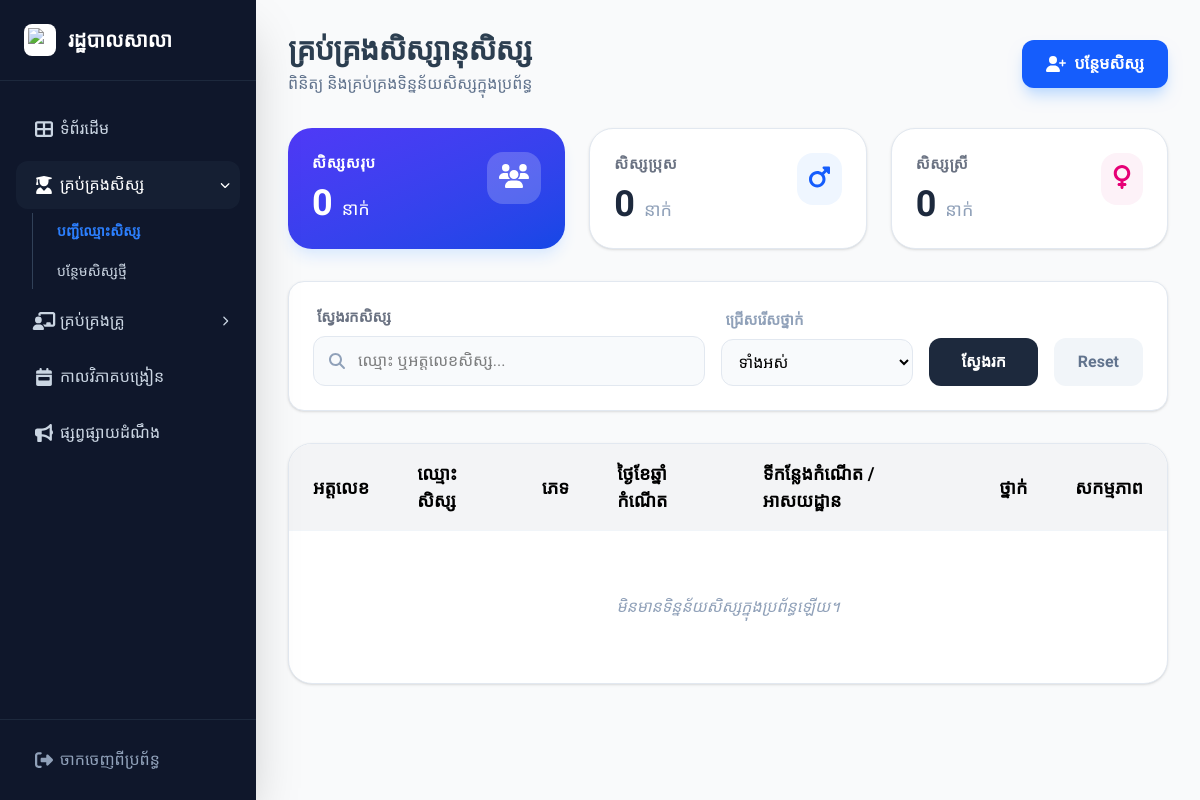
Page /views/staff/student_list.php (signed in) on the earlier database version.
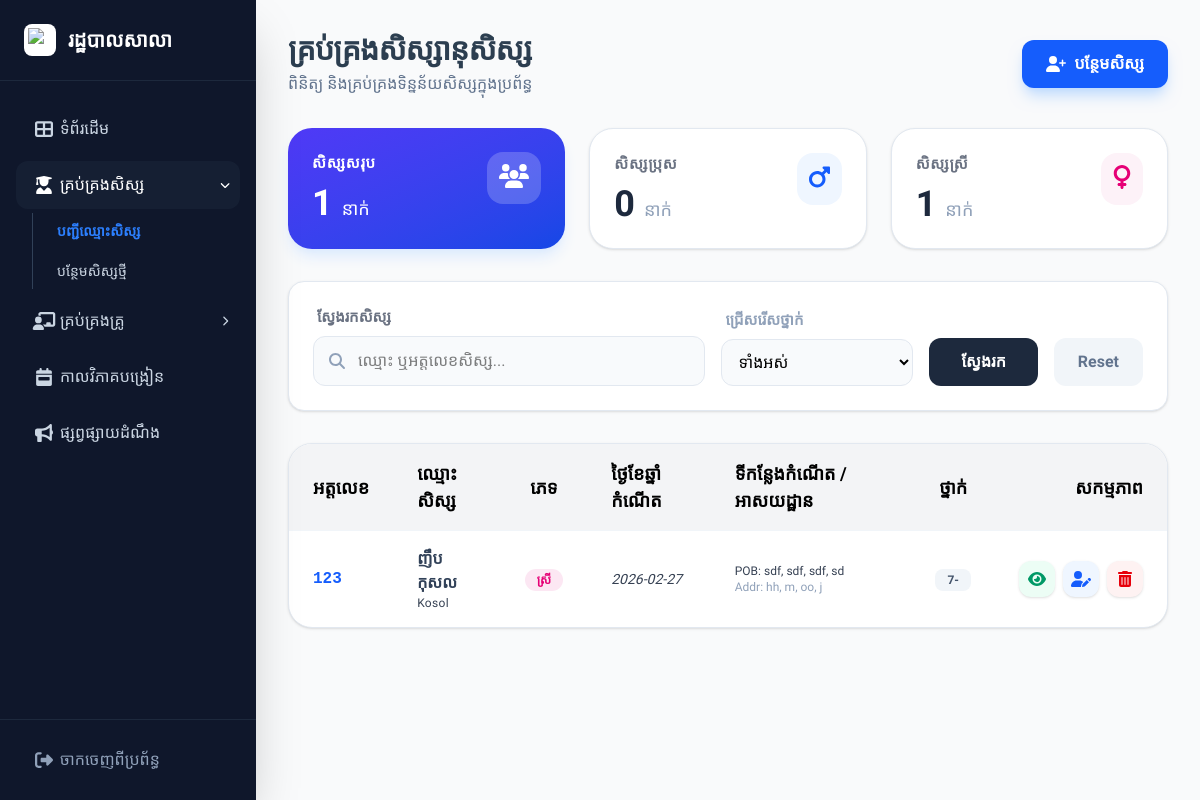
Same page on the later database version.
### tables this page shows
CREATE TABLE `students` (
  `id` int(11) NOT NULL,
  `user_id` int(11) DEFAULT NULL,
  `student_id` varchar(50) DEFAULT NULL,
  `full_name` varchar(255) DEFAULT NULL,
  `full_name_en` varchar(255) DEFAULT NULL,
  `gender` varchar(10) DEFAULT NULL,
  `dob` varchar(50) DEFAULT NULL,
  `pob` text,
  `address` text,
  `father_name` varchar(255) DEFAULT NULL,
  `mother_name` varchar(255) DEFAULT NULL,
  `father_job` varchar(100) DEFAULT NULL,
  `mother_job` varchar(100) DEFAULT NULL,
  `father_phone` varchar(20) DEFAULT NULL,
  `mother_phone` varchar(20) DEFAULT NULL,
  `stream` varchar(100) DEFAULT NULL,
  `class_name` varchar(50) DEFAULT NULL,
  `status` varchar(20) DEFAULT 'Active',
  `class_id` int(11) DEFAULT NULL,
  `academic_year` varchar(20) DEFAULT NULL,
  `photo` varchar(255) DEFAULT 'default.png',
  `profile_img` varchar(255) DEFAULT NULL,
  `phone` varchar(50) DEFAULT NULL
);

### views/staff/student_list.php (the view, shortened to what the changed rows need)
<?php
require_once '../../config/db.php';
include '../../includes/header.php';
$query = "SELECT * FROM students WHERE 1=1";
$query .= " ORDER BY id DESC";
$students = mysqli_query($conn, $query);
$total_students = mysqli_num_rows($students);
$female_count = 0;
$student_list = [];
while($row = mysqli_fetch_assoc($students)) {
    $student_list[] = $row;
    if($row['gender'] == 'ស្រី') $female_count++;
}
?>
<main class="flex-1 p-8 bg-gray-50 min-h-screen">
    <div class="mb-8 flex justify-between items-center">
        <div>
            <h1 class="text-3xl font-bold text-slate-800 tracking-tight">គ្រប់គ្រងសិស្សានុសិស្ស</h1>
        </div>
    </div>
    <div class="grid grid-cols-1 md:grid-cols-3 gap-6 mb-8">
        <div class="bg-gradient-to-br from-indigo-600 to-blue-700 p-6 rounded-3xl shadow-lg shadow-blue-100 text-white">
            <div class="flex justify-between items-start">
                <div>
                    <p class="text-white text-[15px] font-bold uppercase tracking-wider">សិស្សសរុប</p>
                    <h3 class="text-4xl font-black mt-2"><?php echo $total_students; ?> <span class="text-lg font-normal">នាក់</span></h3>
                </div>
            </div>
        </div>
        <div class="bg-white p-6 rounded-3xl shadow-sm border border-slate-200">
            <div class="flex justify-between items-start">
                <div>
                    <p class="text-gray-500 text-[15px] font-bold uppercase tracking-wider">សិស្សស្រី</p>
                    <h3 class="text-4xl font-black mt-2 text-slate-800"><?php echo $female_count; ?> <span class="text-lg font-normal text-slate-400">នាក់</span></h3>
                </div>
            </div>
        </div>
    </div>
    <div class="bg-white rounded-3xl shadow-sm border border-slate-200 overflow-hidden">
        <div class="overflow-x-auto">
            <table class="w-full text-left">
                <thead>
                    <tr class="bg-gray-100 border-b border-slate-100">
                        <th class="px-6 py-4 text-black font-bold text-[18px] uppercase">អត្តលេខ</th>
                        <th class="px-6 py-4 text-black font-bold text-[18px] uppercase">ឈ្មោះសិស្ស</th>
                        <th class="px-6 py-4 text-black font-bold text-[18px] uppercase text-center">ភេទ</th>
                        <th class="px-6 py-4 text-black font-bold text-[18px] uppercase">ថ្ងៃខែឆ្នាំកំណើត</th>
                        <th class="px-6 py-4 text-black font-bold text-[18px] uppercase">ទីកន្លែងកំណើត / អាសយដ្ឋាន</th>
                        <th class="px-6 py-4 text-black font-bold text-[18px] uppercase text-center">ថ្នាក់</th>
                        <th class="px-6 py-4 text-black font-bold text-[18px] uppercase text-right">សកម្មភាព</th>
                    </tr>
                </thead>
                <tbody class="divide-y divide-slate-100">
                    <?php if(count($student_list) > 0): ?>
                        <?php foreach($student_list as $row): ?>
                        <tr class="hover:bg-blue-50/40 transition-colors group">
                            <td class="px-6 py-4 font-mono font-bold text-blue-600"><?php echo $row['student_id']; ?></td>
                            <td class="px-6 py-4">
                                <div class="font-bold text-slate-700"><?php echo $row['full_name']; ?></div>
                                <div class="text-xs text-gray-700 font-medium tracking-wide"><?php echo $row['full_name_en']; ?></div>
                            </td>
                            <td class="px-6 py-4 text-center">
                                <span class="px-3 py-1 rounded-full text-xs font-bold <?php echo ($row['gender'] == 'ប្រុស') ? 'bg-blue-100 text-blue-600' : 'bg-pink-100 text-pink-600'; ?>">
                                    <?php echo $row['gender']; ?>
                                </span>
                            </td>
                            <td class="px-6 py-4 text-gray-700 text-sm italic"><?php echo $row['dob']; ?></td>
                            <td class="px-6 py-4 text-xs text-gray-700 max-w-[200px] truncate">
                                <span title="<?php echo $row['pob']; ?>">POB: <?php echo $row['pob']; ?></span><br>
                                <span title="<?php echo $row['address']; ?>" class="text-slate-400">Addr: <?php echo $row['address']; ?></span>
                            </td>
                            <td class="px-6 py-4 text-center">
                                <span class="px-3 py-1 bg-slate-100 text-slate-600 rounded-lg text-xs font-bold">
                                    <?php echo $row['class_name']; ?>
                                </span>
                            </td>
                           <td class="px-6 py-4">
                                <div class="flex justify-end gap-2 transition-all">
                                    <a href="view_student.php?id=<?php echo $row['student_id']; ?>"
                                    class="w-9 h-9 flex items-center justify-center rounded-xl bg-emerald-50 text-emerald-600 hover:bg-emerald-600 hover:text-white transition-all shadow-sm"
                                    title="មើល">
                                        <i class="fas fa-eye"></i>
                                    </a>
                                    <a href="edit_student.php?id=<?php echo $row['student_id']; ?>"
                                    class="w-9 h-9 flex items-center justify-center rounded-xl bg-blue-50 text-blue-600 hover:bg-blue-600 hover:text-white transition-all shadow-sm"
                                    title="កែប្រែ">
                                        <i class="fas fa-user-edit"></i>
                                    </a>
                                    <button onclick="confirmDelete('<?php echo $row['student_id']; ?>', '<?php echo $row['full_name']; ?>')"
                                            class="w-9 h-9 flex items-center justify-center rounded-xl bg-red-50 text-red-600 hover:bg-red-600 hover:text-white transition-all shadow-sm"
                                            title="លុប">
                                        <i class="fas fa-trash-alt"></i>
                                    </button>
                                </div>
                            </td>
                        </tr>
                        <?php endforeach; ?>
                    <?php else: ?>
                        <tr><td colspan="7" class="px-6 py-16 text-center text-slate-400 italic">មិនមានទិន្នន័យសិស្សក្នុងប្រព័ន្ធឡើយ។</td></tr>
                    <?php endif; ?>
                </tbody>
            </table>
        </div>
    </div>
</main>
<?php include '../../includes/footer.php'; ?>

Differences in the rows shown:
added students: student "123", full_name "ញឹប​ កុសល", full_name_en "Kosol", gender "ស្រី", dob "2026-02-27", pob "sdf, sdf, sdf, sd", address "hh, m, oo, j", class_name "7-"
Other differences:
$total_students: "0" → "1"
$female_count: "0" → "1"
text no longer shown: "មិនមានទិន្នន័យសិស្សក្នុងប្រព័ន្ធឡើយ។"
